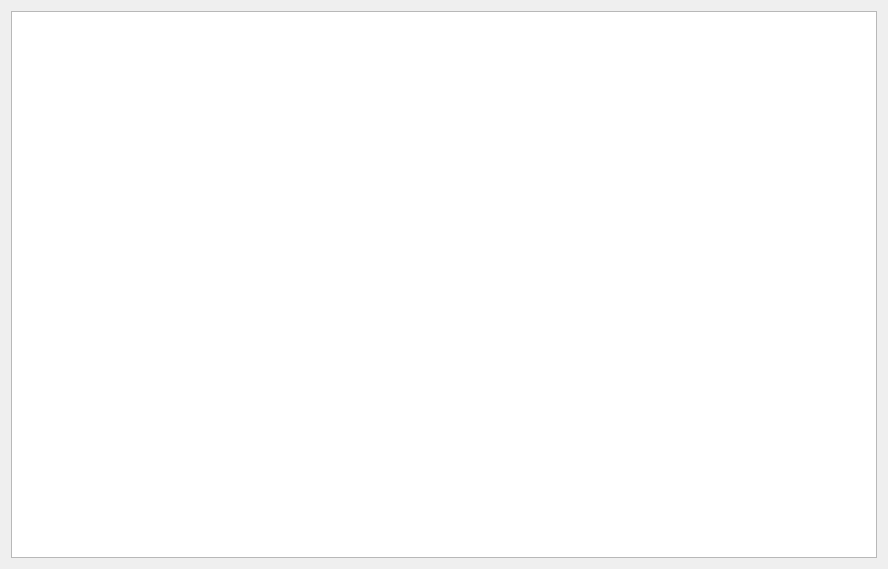
<?xml version="1.0" encoding="UTF-8"?>
<ui version="4.0">
 <class>DetailedWindow</class>
 <widget class="QDialog" name="DetailedWindow">
  <property name="geometry">
   <rect>
    <x>0</x>
    <y>0</y>
    <width>888</width>
    <height>569</height>
   </rect>
  </property>
  <property name="windowTitle">
   <string>Dialog</string>
  </property>
  <layout class="QGridLayout" name="gridLayout">
   <item row="0" column="0">
    <widget class="QTextBrowser" name="textBrowser"/>
   </item>
  </layout>
 </widget>
 <resources/>
 <connections/>
</ui>
